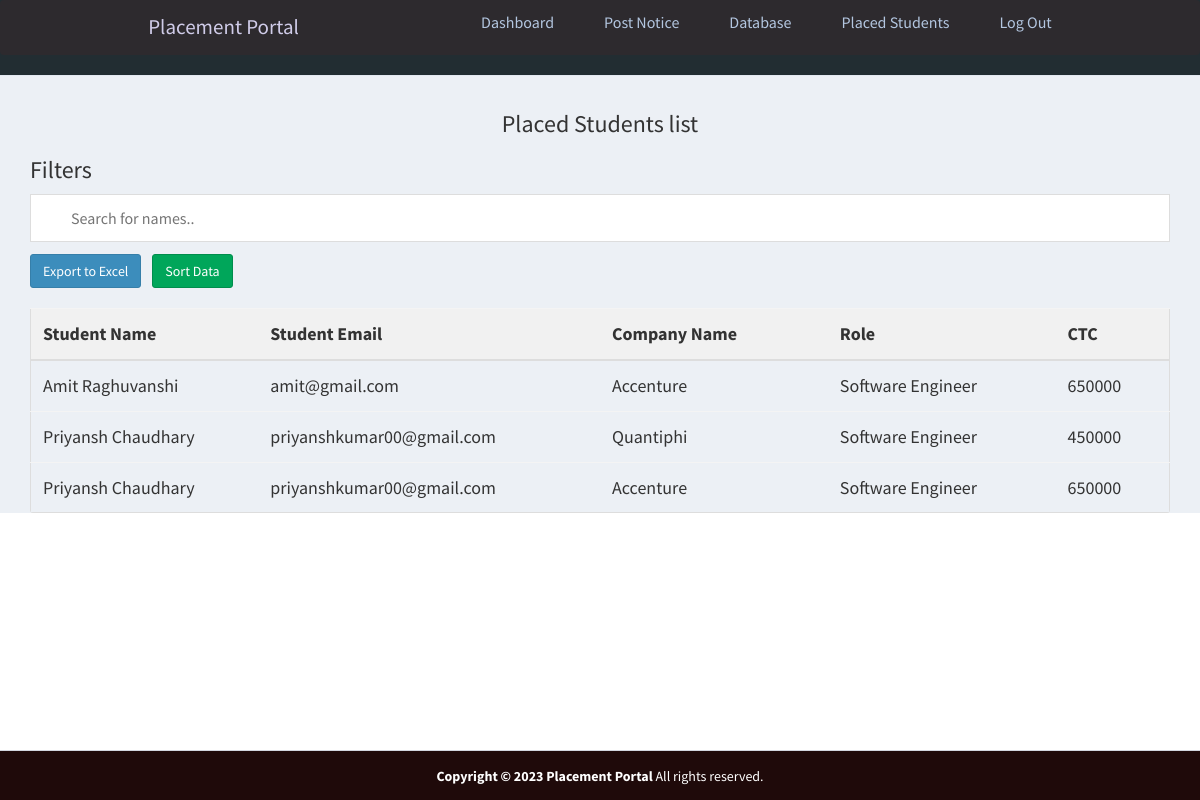
/admin/placed.php (signed in), run on the app's committed database.
### tables this page shows
CREATE TABLE `apply_job_post` (
  `id_apply` int(11) NOT NULL AUTO_INCREMENT,
  `id_jobpost` int(11) NOT NULL,
  `id_company` int(11) NOT NULL,
  `id_user` int(11) NOT NULL,
  `status` int(11) NOT NULL DEFAULT 2,
  PRIMARY KEY (`id_apply`)
);

CREATE TABLE `users` (
  `id_user` int(11) NOT NULL AUTO_INCREMENT,
  `firstname` varchar(255) NOT NULL,
  `lastname` varchar(255) NOT NULL,
  `email` varchar(255) NOT NULL,
  `password` varchar(255) NOT NULL,
  `address` text DEFAULT NULL,
  `city` varchar(255) DEFAULT NULL,
  `state` varchar(255) DEFAULT NULL,
  `contactno` varchar(255) DEFAULT NULL,
  `qualification` varchar(255) DEFAULT NULL,
  `Stream` varchar(255) DEFAULT NULL,
  `passingyear` varchar(255) DEFAULT NULL,
  `dob` varchar(255) DEFAULT NULL,
  `age` varchar(255) DEFAULT NULL,
  `designation` varchar(255) DEFAULT NULL,
  `resume` varchar(255) DEFAULT NULL,
  `hash` varchar(255) DEFAULT NULL,
  `active` int(11) NOT NULL DEFAULT 2,
  `aboutme` text DEFAULT NULL,
  `skills` text DEFAULT NULL,
  `hsc` int(200) NOT NULL DEFAULT 0,
  `ssc` int(11) NOT NULL DEFAULT 0,
  `ug` int(11) NOT NULL DEFAULT 0,
  `pg` int(11) NOT NULL DEFAULT 0,
  PRIMARY KEY (`id_user`),
  UNIQUE KEY `email` (`email`)
);

CREATE TABLE `job_post` (
  `id_jobpost` int(11) NOT NULL AUTO_INCREMENT,
  `id_company` int(11) NOT NULL,
  `jobtitle` varchar(255) NOT NULL,
  `description` text NOT NULL,
  `minimumsalary` varchar(255) NOT NULL,
  `maximumsalary` varchar(255) NOT NULL,
  `experience` varchar(255) NOT NULL,
  `qualification` varchar(255) NOT NULL,
  `createdat` timestamp NOT NULL DEFAULT current_timestamp(),
  PRIMARY KEY (`id_jobpost`)
);

### admin/placed.php (the view, shortened to what this page needs)
<?php
require_once("../db.php");
?>
<!DOCTYPE html>
<html>
<head>
    <link rel="stylesheet" href="https://cdnjs.cloudflare.com/ajax/libs/twitter-bootstrap/3.3.7/css/bootstrap.min.css">
    <link rel="stylesheet" href="https://cdnjs.cloudflare.com/ajax/libs/font-awesome/4.7.0/css/font-awesome.min.css">
    <link rel="stylesheet" href="https://cdnjs.cloudflare.com/ajax/libs/ionicons/2.0.1/css/ionicons.min.css">
    <link rel="stylesheet" href="../css/AdminLTE.min.css">
    <link rel="stylesheet" href="../css/_all-skins.min.css">
    <link rel="stylesheet" href="../css/custom.css">
</head>
<body class="hold-transition skin-green sidebar-mini">
    <div class="wrapper">
        <?php
        include 'header.php';
        ?>
        <div class="content-wrapper" style="margin-left: 0px;">
            <section id="candidates" class="content-header">
                <div class="container">
                    <div class="col md-4">
                        <h3 style="text-align: center;">Placed Students list </h3>
                        <h3>Filters</h3>
                        <input type="text" id="myInput" onkeyup="myFunction()" placeholder="Search for names..">
                        <a href="export1.php"><button type="submit1" name='export_excel_btn' class="btn btn-primary">Export to Excel</button></a>
                        <button type="submit1" onclick="sortTable()" name='export_excel_btn' style="margin-left: 8px;" class="btn btn-success">Sort Data</button>
                    </div>
                    <div class="row margin-top-20">
                        <div class="col-md-12">
                            <div class="box-body table-responsive no-padding">
                                <table id="example2" class="table table-hover">
                                    <tr class="header">
                                        <th style="width:20%;">Student Name</th>
                                        <th style="width:30%;">Student Email</th>
                                        <th style="width:20%;">Company Name</th>
                                        <th style="width:20%;">Role</th>
                                        <th style="width:20%;">CTC</th>
                                    </tr>
                                    <tbody>
                                        <?php
                                        $sql = "select * from users inner join apply_job_post INNER JOIN job_post where users.id_user = apply_job_post.id_user AND apply_job_post.id_jobpost = job_post.id_jobpost;;";
                                        $result = $conn->query($sql);
                                        if ($result->num_rows > 0) {
                                            while ($row = $result->fetch_assoc()) {
                                        ?>
                                                <tr>
                                                    <td><?php echo $row['firstname'] . ' ' . $row['lastname']; ?></td>
                                                    <td><?php echo $row['email']; ?></td>
                                                    <td><?php echo $row['jobtitle']; ?></td>
                                                    <td><?php echo $row['experience']; ?></td>
                                                    <td><?php echo $row['minimumsalary']; ?></td>
                                                </tr>
                                        <?php
                                            }
                                        }
                                        ?>
                                    </tbody>
                                </table>
                            </div>
                        </div>
                    </div>
                </div>
        </div>
    </div>
    <footer class="main-footer" style="margin:auto;bottom: 0;
  width: 100%;
  height: 50px; position:absolute; background-color:#1f0a0a; color:white">
        <div class="text-center">
            <strong>Copyright &copy; 2023 Placement Portal</strong> All rights
            reserved.
        </div>
    </footer>
</body>
</html>

### admin/header.php (shortened to what this page needs)
<header class="header">
    <nav class="navbar">
        <a href="#" class="nav-logo">Placement Portal</a>
        <ul class="nav-menu">
            <li class="nav-item">
                <a href="index.php" class="nav-link">Dashboard</a>
            </li>
            <li class="nav-item">
                <a href="postnotice.php" class="nav-link">Post Notice</a>
            </li>
            <li class="nav-item">
                <a href="database.php" class="nav-link">Database</a>
            </li>
            <li class="nav-item">
                <a href="placed.php" class="nav-link">Placed Students</a>
            </li>
            <li class="nav-item">
                <a href="../logout.php" class="nav-link">Log Out</a>
            </li>
        </ul>
    </nav>
</header>

### css/custom.css (style rules this page uses)
.margin-top-20 { margin-top: 20px; }
li { color: aqua; }

### admin/header.php (style rules this page uses)
* { margin: 0; padding: 0; box-sizing: border-box; }
html { font-size: 62.5%; font-family: 'Roboto', sans-serif; }
li { list-style: none; }
a { text-decoration: none; }
.header { border-bottom: 1px solid #E2E8F0; }
.navbar { display: flex; justify-content: space-between; align-items: center; padding: 1rem 1.5rem; background-color: #2d2a2e; }
.nav-menu { display: flex; justify-content: space-between; align-items: center; }
.nav-item { margin-left: 5rem; }
.nav-link { font-size: 1.6rem; font-weight: 400; color: #b3c6e0; }
.nav-logo { font-size: 2.1rem; font-weight: 500; color: #d0cce9; }

### admin/placed.php (style rules this page uses)
#myInput { background-image: url('/css/searchicon.png'); background-position: 10px 12px; background-repeat: no-repeat; width: 100%; font-size: 16px; padding: 12px 20px 12px 40px; border: 1px solid #ddd; margin-bottom: 12px; }
#example2 { border-collapse: collapse; width: 100%; border: 1px solid #ddd; font-size: 18px; }
#example2 th, #example2 td { text-align: left; padding: 12px; }
#example2 tr { border-bottom: 1px solid #ddd; }
#example2 tr.header, #example2 tr:hover { background-color: #f1f1f1; }

### data on the page
apply_job_post: id_user.firstname "Amit", id_user.lastname "Raghuvanshi", id_user.email "amit@gmail.com", id_jobpost.jobtitle "Accenture", id_jobpost.experience "Software Engineer", id_jobpost.minimumsalary "650000"
apply_job_post: id_user.firstname "Priyansh", id_user.lastname "Chaudhary", id_user.email "priyanshkumar00@gmail.com", id_jobpost.jobtitle "Quantiphi", id_jobpost.experience "Software Engineer", id_jobpost.minimumsalary "450000"
apply_job_post: id_user.firstname "Priyansh", id_user.lastname "Chaudhary", id_user.email "priyanshkumar00@gmail.com", id_jobpost.jobtitle "Accenture", id_jobpost.experience "Software Engineer", id_jobpost.minimumsalary "650000"
